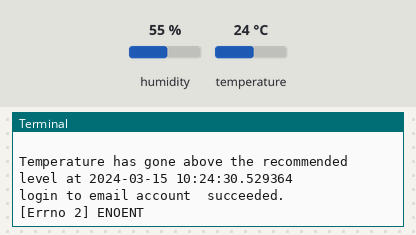
Bench run of a program on a simulated Raspberry Pi (BCM pin numbers). On the bench: the last lines printed to the terminal. The inputs (shaded band) are chosen by the test bench; at power-on: humidity 55 %, temperature 24 °C. The clock reads 2024-03-15 10:24:30 at power-on unless the program sets it; files the program writes start out absent; databases and web services accept everything at once and return nothing; sending an e-mail succeeds after 1 s; files that are not in the repository are absent.

Above: at 1.2 s.
1.3 s: humidity set to 22 %
At 2.0 s:
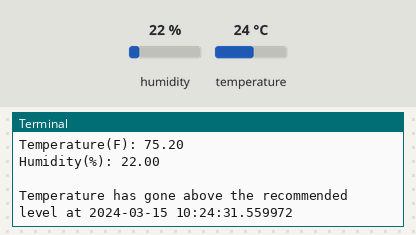
2.8 s: temperature set to 12 °C
At 4.1 s:
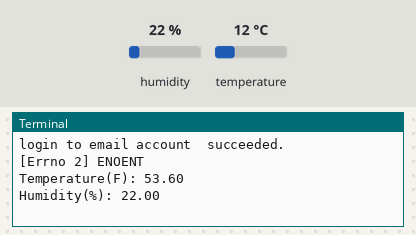

The program:

tempsensor.py
```python
import Adafruit_DHT as dht
import json, time, smtplib
from datetime import datetime
from email.mime.text import MIMEText
from os.path import expanduser #for getting user home directory
from ISStreamer.Streamer import Streamer

#-------- Global Variables ------
#The raspberry pi pin that is sending data, in this case it is pin #7 but is labeled as GPIO 4
DHT = 4

#Last time an email was sent
last_email_time = None

#local paths to config files
emails_filepath = "/bin/tempsensor/emails" #who to notify of temperature changes
log_filepath = expanduser("~") + "/Desktop/temperatureLog" #logfile
#-------------------------------

class EmailContents:
	def __init__(self, emails, temp, humidity, time_occurred, notify_interval):
		self.emails = emails
		self.temp = temp
		self.humidity = humidity
		self.time = time_occurred
		self.send_interval = notify_interval

def appendLog(message):
	with open(log_filepath, "a") as file:
		file.write(str(message) + "\n")

	print(message)

def getSetting(varName):
	try:
		with open("settings.json", "r") as file:
			data = json.load(file)

			return data[varName]
	except Exception as e:
		appendLog(e)

def getEmailList():
	file = open(emails_filepath, "r")
	lstEmails = []

	with open(emails_filepath, "r") as file:
		for line in file:
			if line != "":
				lstEmails.append(line.rstrip())

	return lstEmails

def getSMTPServer():
	#Attempt server login
	login_success = False

	while login_success == False:
		try:
			login_as = getSetting('email_sender')

			#Create server connection via gmails smtp server
			server = smtplib.SMTP("smtp.gmail.com", 587)

			server.ehlo()
			server.starttls()
			server.ehlo()

			#login
			server.login(login_as, getSetting('email_password'))

			login_success = True

		except Exception as e:
			appendLog(e)
			print("login failed. Waiting 10 seconds before next attempt")
			time.sleep(10)

		if login_success:
			appendLog("login to email account " + login_as + " succeeded.")
			return server
			break

def buildHTMLEmail(contents):
	#build list of users to notify
	list_emails = ""
	template = ""

	for user in contents.emails:
		list_emails += "<li>" + user + "</li>"

	try:
		with open('email_template.html', 'r') as email_template:
			template = email_template.read()
			template = template.format(list_emails = list_emails, temp = contents.temp, humidity = contents.humidity, date = contents.time, min_temp = getSetting('min_temp'), max_temp = getSetting('max_temp'), min_humidity = getSetting('min_humidity'), max_humidity = getSetting('max_humidity'), min_notify = contents.send_interval)
	except Exception as e:
		appendlog(e)

	return template

def sendEmails(server, emailContents):
	global last_email_time

	html_message = buildHTMLEmail(emailContents)

	msg = MIMEText(html_message, 'html')
	msg['Subject'] = 'Temperature Warning'
	msg['From'] = getSetting('email_sender')

	try:
		#Send email
		for email in emailContents.emails:
			msg['To'] = email
			server.sendmail(getSetting('email_sender'), email, msg.as_string())

			appendLog("Warning email sent to " + email + " at " + str(datetime.now()) + "\n")

		server.quit()
		last_email_time = datetime.now()
	except Exception as e:
		appendLog(e)

def shouldSendEmail():
	global last_email_time

	#if this is the very first email, send it and wait
	if last_email_time == None:
		return True

	#calculate time since last email
	date_diff = datetime.now() - last_email_time
	diff_seconds = date_diff.total_seconds()
	diff_mins = diff_seconds/60

	#if greater than minutes_between_emails, send another email
	mins_between = getSetting('mins_between_emails')
	if diff_mins >= mins_between:
		return True
	else:
		appendLog("waiting " + str(round((mins_between - diff_mins),2)) + " minutes to send next email \n")
		return False

def trySendEmail(temp_f, humidity):
	if shouldSendEmail():
		server = getSMTPServer()
		emails = getEmailList()
		contents = EmailContents(emails, temp_f, humidity, datetime.now(), getSetting("mins_between_emails"))
		sendEmails(server, contents)

#Main program ---------------------------------------------------
appendLog("\nProgram started at " + str(datetime.now()))

#InitialState Streaming object
streamer = Streamer(bucket_name=getSetting('BUCKET_NAME'), bucket_key=getSetting('BUCKET_KEY'), access_key=getSetting('ACCESS_KEY'))

while True:
	try:
		humidity,temp_c = dht.read_retry(dht.DHT22, DHT)

		if humidity is not None and temp_c is not None:
			#Calulate temperature in Fahrenheit
			temp_f = format(temp_c * 9.0 / 5.0 + 32.0, ".2f")
			streamer.log("Temperature(F)", temp_f)
			print("Temperature(F): " + temp_f)

			#Format humidity
			humidity = format(humidity, ".2f")
			streamer.log("Humidity(%)", humidity)
			print("Humidity(%): " + humidity + "\n")

			#Flush data to the InitialStreamer
			streamer.flush()

			#Temperature check
			if getSetting('send_temp_warnings'):
				if float(temp_f) >= getSetting('max_temp'):
					appendLog("Temperature has gone above the recommended level at " + str(datetime.now()))

					trySendEmail(temp_f, humidity)
				elif float(temp_f) < getSetting('min_temp'):
					appendLog("Temperature has fallen below the recommended level at" + str(datetime.now()))

					trySendEmail(temp_f, humidity)

			#Humidity check
			if getSetting('send_humidity_warnings'):
				if float(humidity) >= getSetting('max_humidity'):
					appendLog("Humidity has gone above the recommended level at " + str(datetime.now()))

					trySendEmail(temp_f, humidity)
				elif float(humidity) < getSetting('min_humidity'):
					appendLog("Humidity has fallen below the recommended level at " + str(datetime.now()))

					trySendEmail(temp_f, humidity)
		else:
			appendLog("Sensor cannot get a reading...trying again...")

		#wait before reading the temperature again
		time.sleep(int(getSetting('secs_between_reads')))
	except Exception as e:
		appendLog(e)
		continue
```

Measured:
- after the input at 1.3 s, the terminal: prints a new line after 0.26 s (image 1)
- after the input at 2.8 s, the terminal: prints a new line after 0.82 s (image 2)
